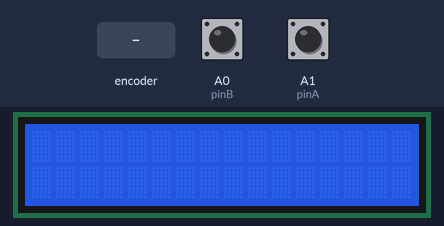
Simulated run of this sketch. Board: Arduino Uno, built with avr-gcc and run on an emulated ATmega328P. Parts: 16×2 character LCD. The test bench sets the inputs (shaded band); at power-on: A0 (pinB) HIGH, A1 (pinA) HIGH. What the sketch prints to the serial monitor is not drawn.

Above: at 1.2 s.
1.3 s: rotary encoder on A1 (pinA) / A0 (pinB) turned 1 step (first pin leading)
At 1.8 s:
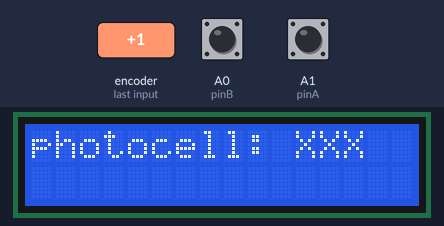
3.8 s: rotary encoder on A1 (pinA) / A0 (pinB) turned 2 steps (second pin leading)
At 4.6 s:
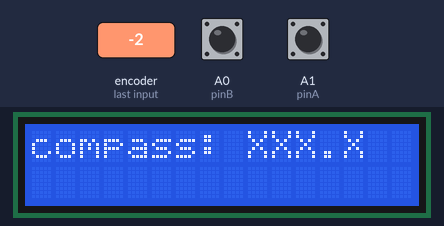
Timing chart, 0 to 6.8 s (numbered marks = the images above; inputs shaded):
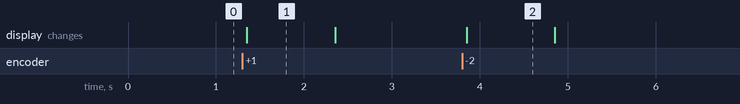

Measured:
- after the input at 1.3 s, the display: changes after 0.05 s (image 1)
- after the input at 3.8 s, the display: changes after 0.05 s (image 2)

The sketch:

motor_and_lcd_on_same_central.ino
```cpp
//install library from https://www.arduino.cc/reference/en/libraries/liquidcrystal/
// include the library code:
#include <LiquidCrystal.h>

//pins for buttons
const char pinA = A1;
const char pinB = A0;

char a_byte = 0;// defining a character data for a variable
String a_str = "";// creating a string having space

// initialize the library by associating any needed LCD interface pin
// with the arduino pin number it is connected to
const int rs = 12, en = 11, d4 = 5, d5 = 4, d6 = 3, d7 = 2;
LiquidCrystal lcd(rs, en, d4, d5, d6, d7);


//stepper motor
#include <Stepper.h>
const int stepsPerRevolution = 390;  // change this to fit the number of steps per revolution
// for your motor

//set up motor
// initialize the stepper library on pins 8 through 11:
Stepper myStepper(stepsPerRevolution, 7, 9,8, 10);
int startLocation = 1;
int CW = 0;
int CCW = 0;

void setup() {
  Serial.begin(115200);
  // set up the LCD's number of columns and rows:
  lcd.begin(16, 2);
  //reset lcd:
  lcd.clear();
   //set up motor speed
  myStepper.setSpeed(20);

  pinMode(pinA, INPUT_PULLUP);
  pinMode(pinB, INPUT_PULLUP);

}

void loop() {
  checkButton();
  //motorCW();

  checkButton();
  //motorCW();

  checkButton();
  //motorCCW();

  checkButton();
  //motorCCW();
}

void checkButton()
{
    bool state = digitalRead(pinB);
    bool stateA = digitalRead(pinA);
    //if button state is pressed
    if (state == false)
    {
      Serial.println("button B send compass:"); //print to serial (can prob delete later, just for testing)
      //cannot trigger multiple times if holding button
      while(digitalRead(pinB)== false)
      {
        //do nothing
      }
      lcd.print("compass: XXX.X"); //purely to test lcd, later on replace mesage with incoming data variable
      delay(1000);
      lcd.clear();
    }

    if (stateA == false)
    {
      Serial.println("button A send photocell:");
      while(digitalRead(pinA)== false)
      {
        //do nothing
      }
      lcd.print("photocell: XXX"); //purely to test lcd, later on replace mesage with incoming data variable
      delay(1000);
      lcd.clear();
    }
}


void motorCW()
{
    // step one revolution  in one direction:
    Serial.println("clockwise");
    CW = (stepsPerRevolution);
    myStepper.step(CW);
    delay(1000);
    Serial.println("at location A");

}

void motorCCW()
{
  // step one revolution  in the other direction:
    Serial.println("counterclockwise");
    CCW = (-stepsPerRevolution);
    myStepper.step(CCW);
    delay(1000);
    Serial.println("at location B");
}
```
